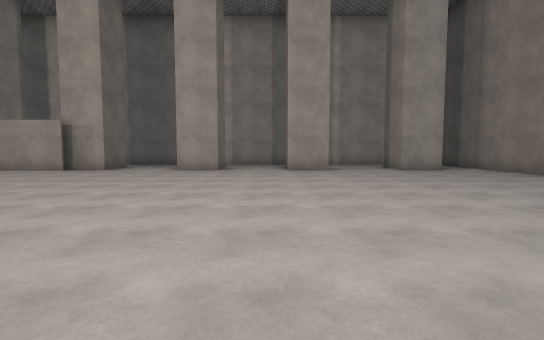
view 1 (above)

19 first-person views from a walk through a Unity game level. The camera is 1.3 m above the floor, tilts 4° down and sees 85° across. The floor is counted in squares, 2 m on a side. Each view is taken from the middle of a square. On the plan, view 1 faces up. The plan holds only what a view shows up to about 9 squares ahead; the rest is blank. The player is left out. Some surface patterns are stand-ins.

view 2
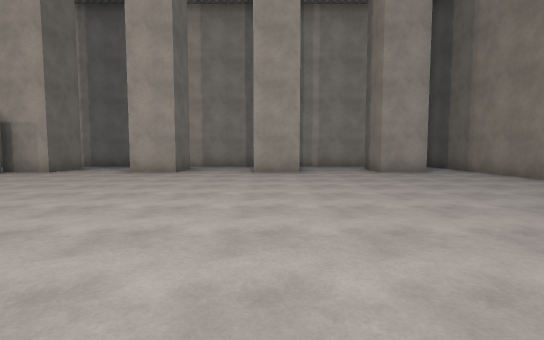

view 3
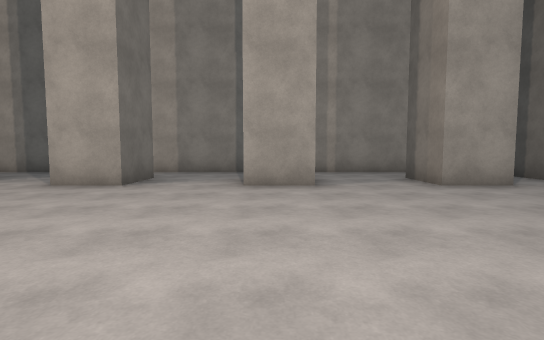

view 4
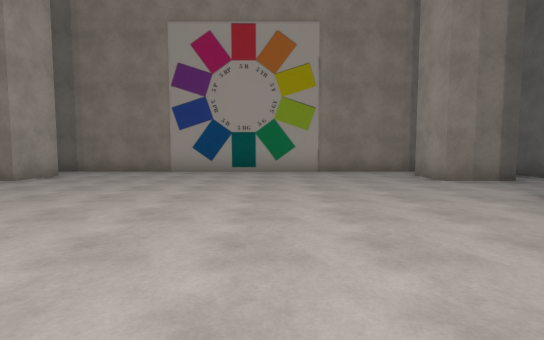

view 5
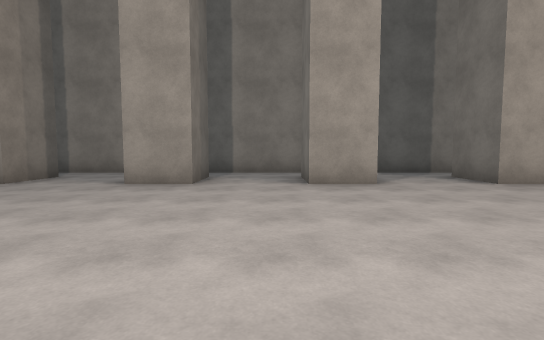

view 6
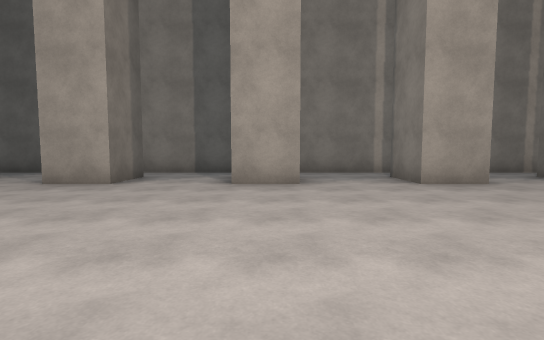

view 7
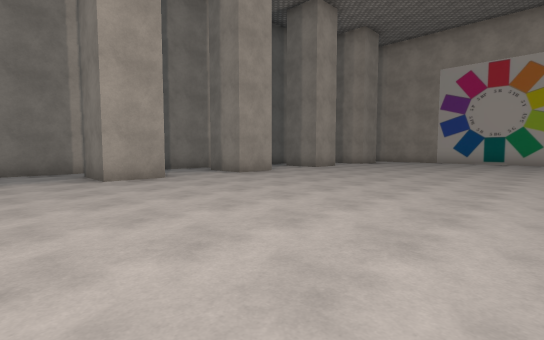

view 8
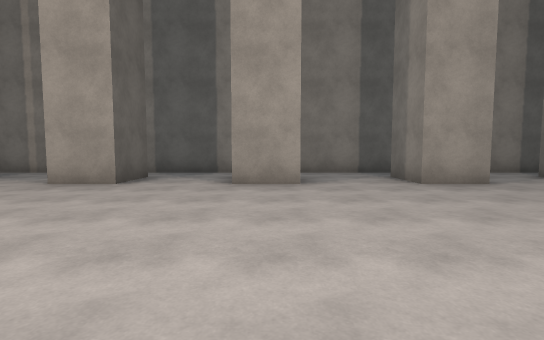

view 9
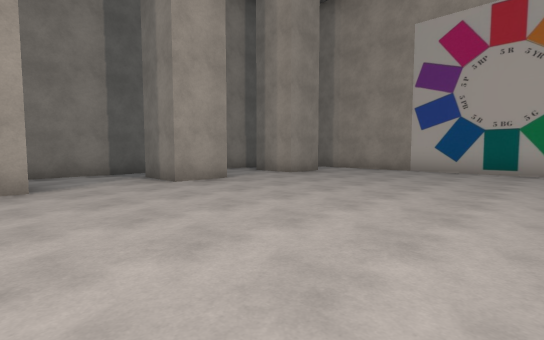

view 10
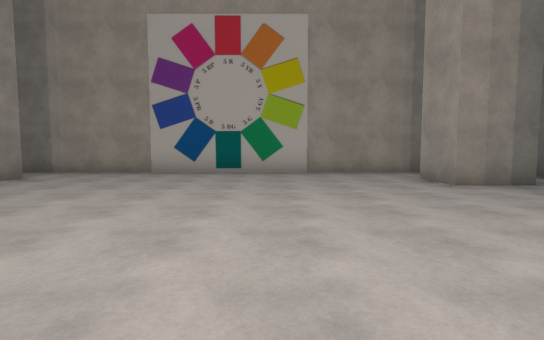

view 11
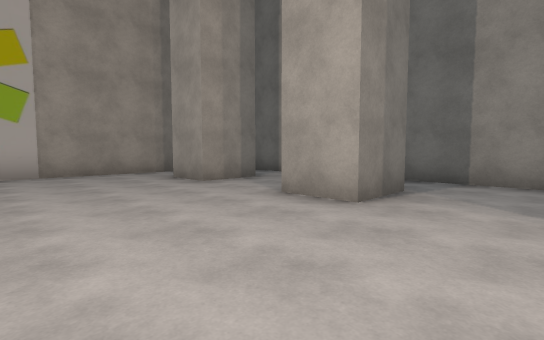

view 12
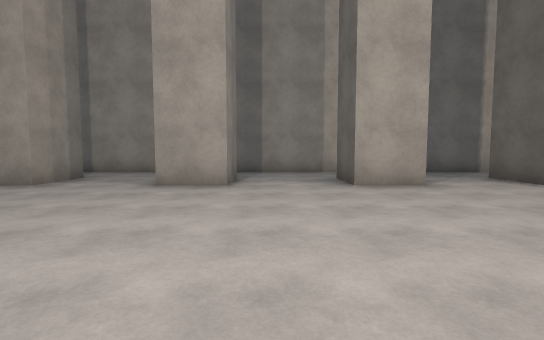

view 13
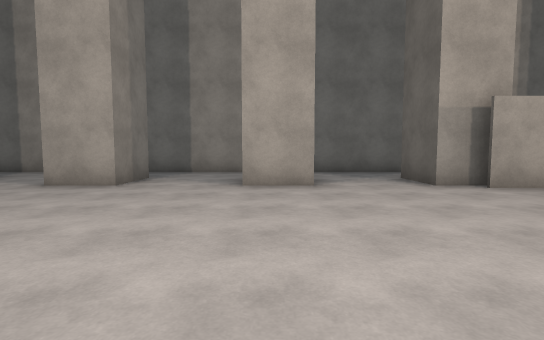

view 14
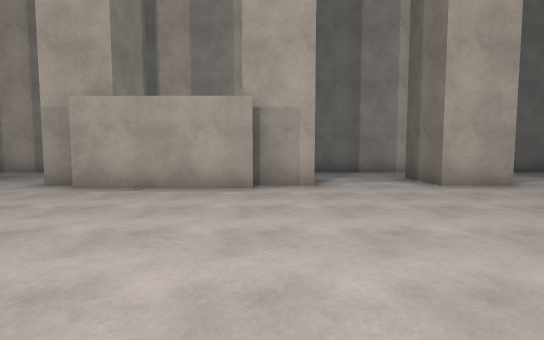

view 15
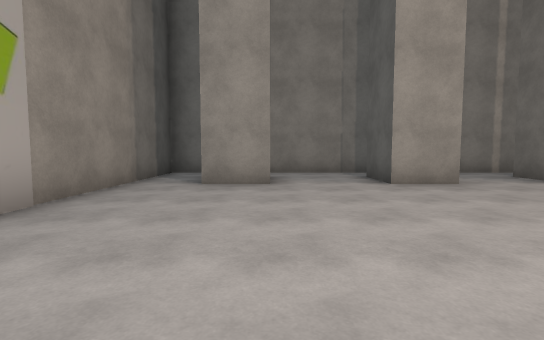

view 16
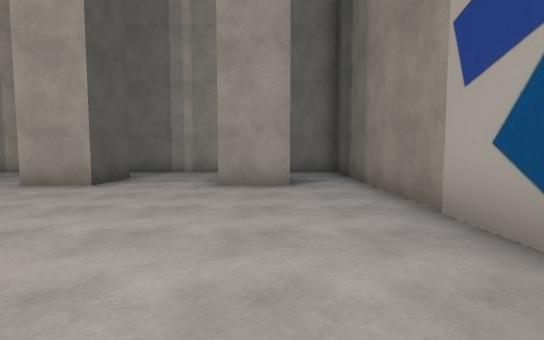

view 17
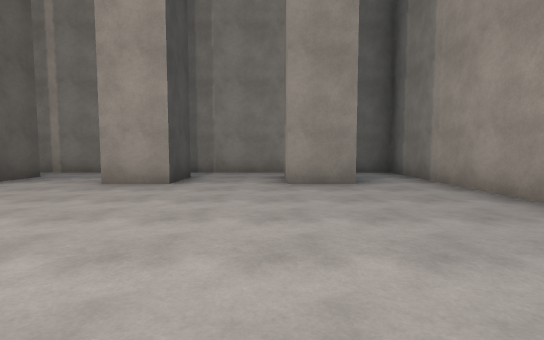

view 18
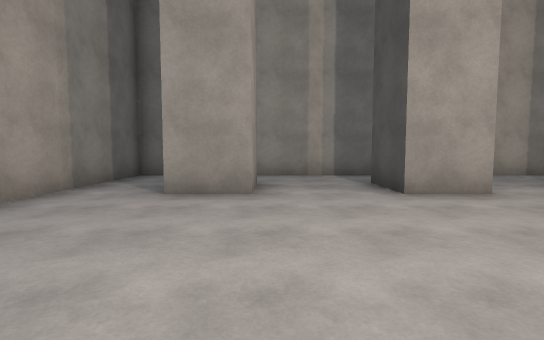

view 19
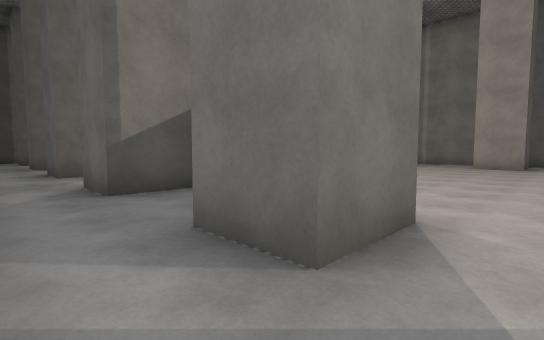

### Floor plan
Points are (right, up) in squares from view 1. A wall is a line through its corners. A room is listed if a view was taken in it or the views show most of it. See-through windows are left out.
Room 1 (views 1, 2, 3, 4, 5, 6, 7, 8, 9, 10, 11, 12, 13, 14, 15, 16, 17, 18, 19)
walls: (-6.2, 8.9) (-9.4, 8.9); (-9.1, 9.3) (-10.1, 9.3) (-10.1, 10.7) (-8.8, 10.7); (-6.6, 0.5) (-5.2, 0.5) (-5.2, -1); (-5.2, 10.1) (-5.2, 9.3) (-6.5, 9.3) (-6.5, 10.7) (-5.1, 10.7); (-12.1, 9.3) (-13.5, 9.3) (-13.5, 10.8); (-10.1, -1) (-10.1, 0.5) (-8.8, 0.5) (-8.8, -1); (-3, 9.3) (-3, 10.7) (-1.7, 10.7) (-1.7, 9.3) (-3, 9.3); (-13.6, 0.5) (-12.3, 0.5) (-12.3, -1); (-8.8, 12.4) (-22.3, 12.4) (-22.3, -2.2) (5.4, -2.2); (-3, -1) (-3, 0.5) (-1.7, 0.5) (-1.7, -1); (-13.5, -1) (-13.5, 0.1); (-15.8, 10.8) (-15.8, 9.3) (-17.1, 9.3) (-17.1, 10.8); (0.5, -0.9) (0.5, 0.5) (1.8, 0.5) (1.8, -1); (-17.1, -1) (-17.1, 0.5) (-15.8, 0.5) (-15.8, -1); (1.8, 10.8) (1.8, 9.3) (0.4, 9.3); (-19.3, 10.8) (-19.3, 9.3) (-20.6, 9.3); (-20.6, 0.5) (-19.3, 0.5) (-19.3, -1); (4, -1) (4, 0.5) (5.4, 0.5); (5.4, 9.3) (4, 9.3) (4, 10.8); (6.7, -2.2) (6.7, 12.4) (-6.8, 12.4)
ways out: opening at (4.5, -2); opening at (6, -0.5)

Where each view was taken, in squares from view 1:
view 1: 0 up, 0 right, facing up
view 2: 1 up, 1 right, facing up
view 3: 4 up, 1 right, facing up
view 4: 4 up, 2 left, facing right
view 5: 6 up, 1 left, facing down
view 6: 6 up, 6 left, facing down
view 7: 7 up, 7 left, facing down-left
view 8: 6 up, 13 left, facing down
view 9: 6 up, 13 left, facing down-left
view 10: 6 up, 14 left, facing left
view 11: 6 up, 14 left, facing up-left
view 12: 4 up, 15 left, facing up
view 13: 4 up, 13 left, facing up
view 14: 4 up, 6 left, facing up
view 15: 6 up, 4 right, facing down
view 16: 4 up, 5 right, facing up
view 17: 6 up, 19 left, facing down
view 18: 5 up, 19 left, facing up
view 19: 12 up, 11 left, facing down-right
